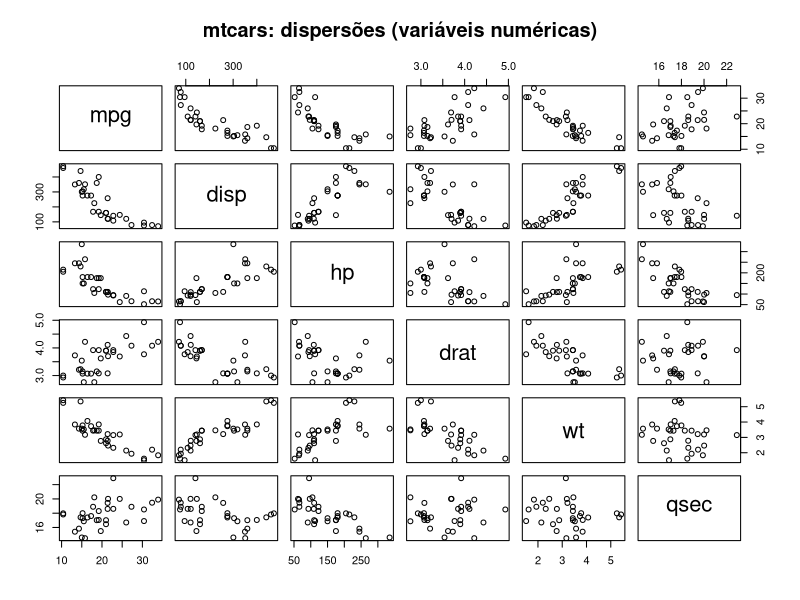
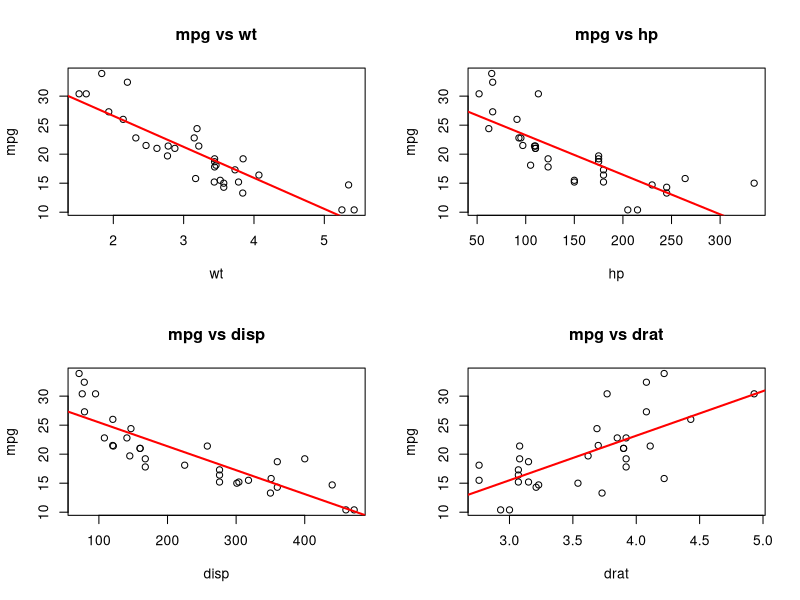
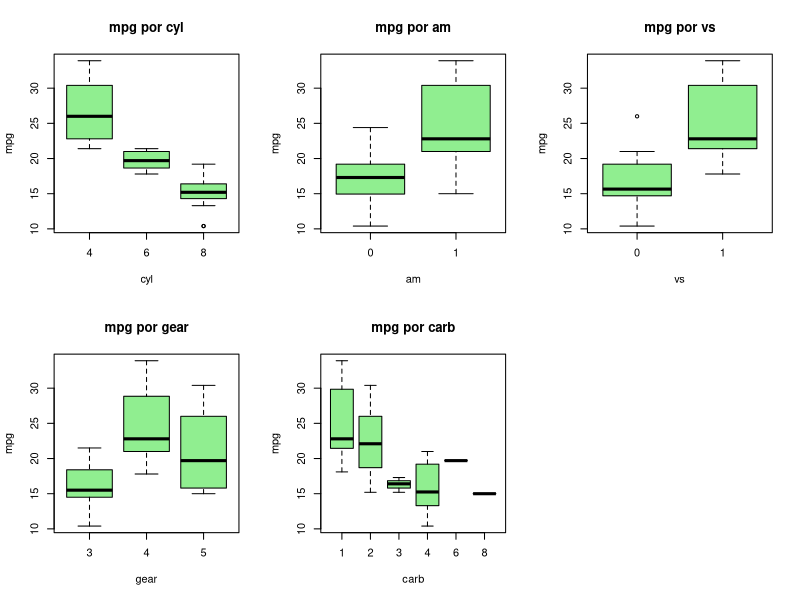
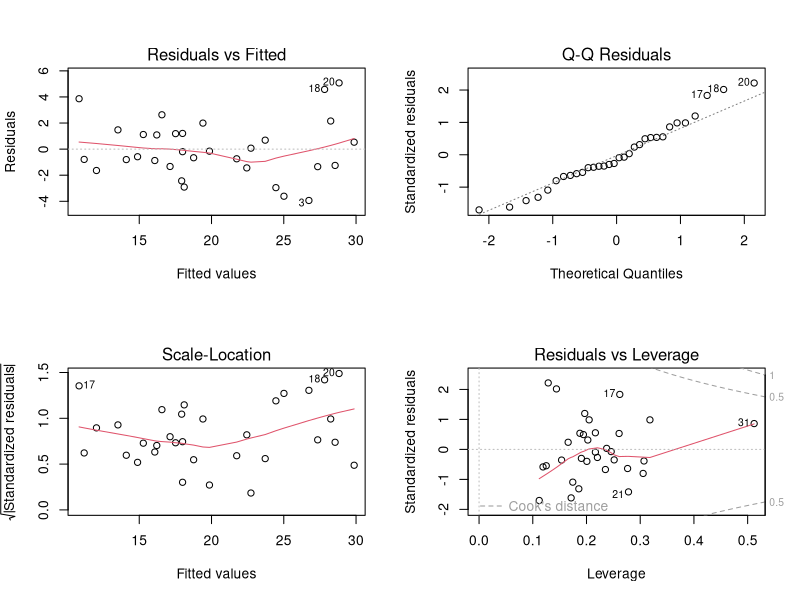

Here is the R script that generated these plots, in order:
## ---------------------------------------------------------
## AULA 03 - EXERCÍCIO 2
## 1) Fazer uma análise bivariada do conjunto de dados mtcars
## 2) Indicar quais variáveis afetam mais a eficiência (mpg)
## ---------------------------------------------------------

## ---------------------------------------------------------
## 1. Carregar dados ----
## ---------------------------------------------------------

data(mtcars)

mt <- mtcars
mt$modelo <- rownames(mtcars)
rownames(mt) <- NULL

## Variáveis categóricas (no mtcars elas vêm como numéricas)
mt$cyl  <- factor(mt$cyl)
mt$vs   <- factor(mt$vs)
mt$am   <- factor(mt$am)
mt$gear <- factor(mt$gear)
mt$carb <- factor(mt$carb)

## ---------------------------------------------------------
## 2. Análise bivariada ----
## ---------------------------------------------------------

## Separar numéricas e categóricas
vars_numericas   <- sapply(mt, is.numeric)
vars_categoricas <- !vars_numericas

mt_num <- mt[, vars_numericas, drop = FALSE]
mt_cat <- mt[, vars_categoricas, drop = FALSE]

## --- 2.1 Numérica x Numérica: correlações + gráficos ----

## Matriz de correlação
cor_mat <- cor(mt_num)
cor_mat

## Correlação de mpg com outras variáveis numéricas
cor_mpg <- sort(cor_mat["mpg", ], decreasing = TRUE)
cor_mpg

## Dispersões
pairs(mt_num, main = "mtcars: dispersões (variáveis numéricas)")

## Dispersão mpg vs variáveis mais comuns
par(mfrow = c(2, 2))
plot(mt$wt, mt$mpg, main = "mpg vs wt", xlab = "wt", ylab = "mpg")
abline(lm(mpg ~ wt, data = mt), col = "red", lwd = 2)

plot(mt$hp, mt$mpg, main = "mpg vs hp", xlab = "hp", ylab = "mpg")
abline(lm(mpg ~ hp, data = mt), col = "red", lwd = 2)

plot(mt$disp, mt$mpg, main = "mpg vs disp", xlab = "disp", ylab = "mpg")
abline(lm(mpg ~ disp, data = mt), col = "red", lwd = 2)

plot(mt$drat, mt$mpg, main = "mpg vs drat", xlab = "drat", ylab = "mpg")
abline(lm(mpg ~ drat, data = mt), col = "red", lwd = 2)

par(mfrow = c(1, 1))

## --- 2.2 Categórica x Numérica: boxplots e testes ----
## Eficiência (mpg) por grupos

par(mfrow = c(2, 3))
boxplot(mpg ~ cyl, data = mt, main = "mpg por cyl", col = "lightgreen")
boxplot(mpg ~ am,  data = mt, main = "mpg por am",  col = "lightgreen")
boxplot(mpg ~ vs,  data = mt, main = "mpg por vs",  col = "lightgreen")
boxplot(mpg ~ gear,data = mt, main = "mpg por gear",col = "lightgreen")
boxplot(mpg ~ carb,data = mt, main = "mpg por carb",col = "lightgreen")
par(mfrow = c(1, 1))

## Testes para mpg ~ variável categórica
## (am e vs têm 2 níveis => t.test; cyl/gear/carb => ANOVA)

## am
by(mt$mpg, mt$am, summary)
t.test(mpg ~ am, data = mt)

## vs
by(mt$mpg, mt$vs, summary)
t.test(mpg ~ vs, data = mt)

## cyl
by(mt$mpg, mt$cyl, summary)
summary(aov(mpg ~ cyl, data = mt))

## gear
by(mt$mpg, mt$gear, summary)
summary(aov(mpg ~ gear, data = mt))

## carb
by(mt$mpg, mt$carb, summary)
summary(aov(mpg ~ carb, data = mt))

## ---------------------------------------------------------
## 3. Quais variáveis afetam mais a eficiência (mpg)? ----
## ---------------------------------------------------------

## --- 3.1 Ranking simples por |correlação| (somente numéricas) ----

cor_mpg_abs <- sort(abs(cor_mat["mpg", ]), decreasing = TRUE)
cor_mpg_abs

## Remover mpg do ranking
cor_mpg_abs <- cor_mpg_abs[names(cor_mpg_abs) != "mpg"]
cor_mpg_abs

## --- 3.2 Testes de correlação para as 3 mais fortes (numéricas) ----

top3 <- names(cor_mpg_abs)[1:3]
top3

for (v in top3) {
  print(v)
  print(cor.test(mt$mpg, mt[[v]]))
}

## --- 3.3 Regressões lineares (evidência estatística) ----

## Modelos simples
m_wt  <- lm(mpg ~ wt, data = mt)
m_hp  <- lm(mpg ~ hp, data = mt)
m_disp<- lm(mpg ~ disp, data = mt)

summary(m_wt)
summary(m_hp)
summary(m_disp)

## Modelo múltiplo clássico do mtcars
## (nota: mt$am e mt$cyl são fator; o lm trata como dummies)
m_multi <- lm(mpg ~ wt + hp + disp + cyl + am, data = mt)
summary(m_multi)

## Diagnóstico básico do modelo múltiplo
par(mfrow = c(2, 2))
plot(m_multi)
par(mfrow = c(1, 1))

## ---------------------------------------------------------
## 4. Conclusão (orientação para o seu texto) ----
## ---------------------------------------------------------

## Use os outputs acima para argumentar.
## Em geral, no mtcars, a eficiência (mpg) tende a estar mais associada a:
## - peso (wt): correlação negativa forte
## - potência (hp): correlação negativa
## - cilindrada (disp) e número de cilindros (cyl): geralmente negativos
## E transmissão (am) costuma mostrar diferenças de mpg entre grupos.

## ---------------------------------------------------------
## FIM DO SCRIPT
## ---------------------------------------------------------
